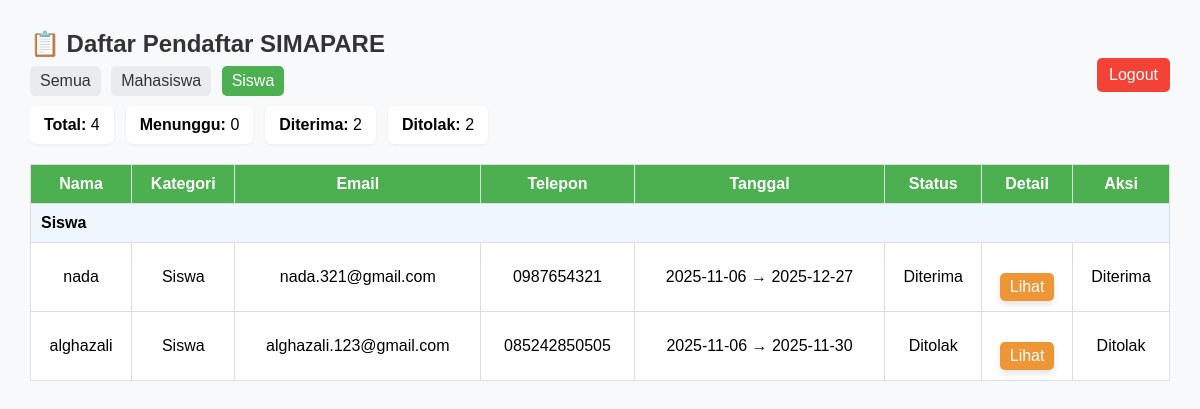
The page /admin.php?filter=siswa (signed in) on the database its author committed.
### tables this page shows
CREATE TABLE `pendaftar` (
  `id` int NOT NULL,
  `kategori` varchar(20) DEFAULT NULL,
  `nama` varchar(100) DEFAULT NULL,
  `email` varchar(100) DEFAULT NULL,
  `telepon` varchar(20) DEFAULT NULL,
  `alamat` text,
  `sekolah` varchar(100) DEFAULT NULL,
  `nisn` varchar(30) DEFAULT NULL,
  `jurusan` varchar(50) DEFAULT NULL,
  `kelas` varchar(10) DEFAULT NULL,
  `institusi` varchar(100) DEFAULT NULL,
  `nim` varchar(30) DEFAULT NULL,
  `prodi` varchar(50) DEFAULT NULL,
  `semester` varchar(10) DEFAULT NULL,
  `tanggal_mulai` date DEFAULT NULL,
  `tanggal_selesai` date DEFAULT NULL,
  `foto` varchar(255) DEFAULT NULL,
  `surat` varchar(255) DEFAULT NULL,
  `tanggal_daftar` timestamp NULL DEFAULT CURRENT_TIMESTAMP,
  `surat_stored` varchar(255) DEFAULT NULL,
  `surat_original` varchar(255) DEFAULT NULL,
  `status` varchar(50) NOT NULL DEFAULT 'Menunggu'
);

### admin.php (the view, shortened to what this page needs)
<?php
include 'includes/koneksi.php';
$filter = isset($_GET['filter']) ? strtolower(trim($_GET['filter'])) : 'all';
$totalQ = $conn->query("SELECT COUNT(*) AS c FROM pendaftar");
$total = (int)($totalQ->fetch_assoc()['c'] ?? 0);
$waitingQ = $conn->query("SELECT COUNT(*) AS c FROM pendaftar WHERE status IS NULL OR status = '' OR LOWER(status) = 'menunggu'");
$waiting = (int)($waitingQ->fetch_assoc()['c'] ?? 0);
$acceptedQ = $conn->query("SELECT COUNT(*) AS c FROM pendaftar WHERE LOWER(status) = 'diterima'");
$accepted = (int)($acceptedQ->fetch_assoc()['c'] ?? 0);
$rejectedQ = $conn->query("SELECT COUNT(*) AS c FROM pendaftar WHERE LOWER(status) = 'ditolak'");
$rejected = (int)($rejectedQ->fetch_assoc()['c'] ?? 0);
if ($filter === 'all') {
  $result = $conn->query("SELECT * FROM pendaftar ORDER BY kategori ASC, tanggal_daftar DESC");
} else {
  $f = $conn->real_escape_string($filter);
  $result = $conn->query("SELECT * FROM pendaftar WHERE kategori='{$f}' ORDER BY tanggal_daftar DESC");
}
$lastKategori = null;
?>
<!DOCTYPE html>
<html lang="id">
<head>
  <link rel="stylesheet" href="assets/form.css">
</head>
<body>
  <h2>📋 Daftar Pendaftar SIMAPARE</h2>
  <a href="logout.php" class="logout">Logout</a>
  <div class="filters">
    <?php $baseUrl = strtok($_SERVER["REQUEST_URI"], '?'); ?>
    <a href="<?= $baseUrl ?>?filter=all" class="filter-btn <?= $filter === 'all' ? 'active' : '' ?>">Semua</a>
    <a href="<?= $baseUrl ?>?filter=mahasiswa" class="filter-btn <?= $filter === 'mahasiswa' ? 'active' : '' ?>">Mahasiswa</a>
    <a href="<?= $baseUrl ?>?filter=siswa" class="filter-btn <?= $filter === 'siswa' ? 'active' : '' ?>">Siswa</a>
  </div>
  <div class="stats">
    <div class="stat"><strong>Total:</strong> <?= $total ?></div>
    <div class="stat"><strong>Menunggu:</strong> <?= $waiting ?></div>
    <div class="stat"><strong>Diterima:</strong> <?= $accepted ?></div>
    <div class="stat"><strong>Ditolak:</strong> <?= $rejected ?></div>
  </div>
  <table>
    <tr>
      <th>Nama</th>
      <th>Kategori</th>
      <th>Email</th>
      <th>Telepon</th>
      <th>Tanggal</th>
      <th>Status</th>
      <th>Detail</th>
      <th>Aksi</th>
    </tr>
    <?php while ($row = $result->fetch_assoc()): ?>
      <?php if ($lastKategori !== $row['kategori']): ?>
        <tr class="category-row"><td colspan="8"><?= htmlspecialchars(ucfirst($row['kategori'])) ?></td></tr>
        <?php $lastKategori = $row['kategori']; endif; ?>
    <tr>
      <td><?= htmlspecialchars($row['nama']) ?></td>
      <td><?= ucfirst(htmlspecialchars($row['kategori'])) ?></td>
      <td><?= htmlspecialchars($row['email']) ?></td>
      <td><?= htmlspecialchars($row['telepon']) ?></td>
      <td><?= htmlspecialchars($row['tanggal_mulai']) ?> → <?= htmlspecialchars($row['tanggal_selesai']) ?></td>
      <td><?= htmlspecialchars($row['status'] ?? 'Menunggu') ?></td>
      <td><a href="detail.php?id=<?= (int)$row['id'] ?>" class="btn">Lihat</a></td>
      <td>
        <?php $s = strtolower(trim($row['status'] ?? ''));
          if ($s === 'diterima' || $s === 'ditolak'): ?>
            <span><?= htmlspecialchars(ucfirst($row['status'])) ?></span>
          <?php endif; ?>
      </td>
    </tr>
    <?php endwhile; ?>
  </table>
</body>
</html>

### form.css (style rules this page uses)
* { margin: 0; padding: 0; box-sizing: border-box; font-family: 'Poppins', sans-serif; }
html, body { height: auto; overflow-x: hidden; overflow-y: auto; }
body { background-color: #F6E9E3; }
.btn { display: inline-block; background-color: #EE9636; color: white; padding: 15px 30px; border-radius: 19px; font-weight: 500; font-size: 16px; text-decoration: none; text-align: center; margin-top: 20px; transition: all 0.3s ease; box-shadow: 0 4px 6px rgba(0,0,0,0.1); }

### admin.php (style rules this page uses)
body { font-family: Arial, sans-serif; margin: 30px; background-color: #f8f9fa; }
h2 { color: #333; }
table { width: 100%; border-collapse: collapse; margin-top: 20px; background-color: #fff; }
th, td { border: 1px solid #ddd; padding: 10px; text-align: center; }
th { background-color: #4CAF50; color: white; }
.btn { padding: 5px 10px; border: none; border-radius: 5px; cursor: pointer; }
.logout { float: right; text-decoration: none; background-color: #f44336; color: white; padding: 8px 12px; border-radius: 5px; }
.category-row td { background-color: #eef6ff; font-weight: 700; text-align: left; padding: 10px; border: 1px solid #ddd; }
.stats { display:flex; gap:12px; margin-top:10px; margin-bottom:12px }
.stat { background:#fff; padding:10px 14px; border-radius:6px; box-shadow:0 1px 3px rgba(0,0,0,.06); }
.filters { margin-top:8px; margin-bottom:8px }
.filter-btn { display:inline-block; padding:6px 10px; border-radius:5px; text-decoration:none; background:#e9ecef; color:#333; margin-right:6px }
.filter-btn.active { background:#4CAF50; color:#fff }

### rows shown on the page
pendaftar: kategori "Siswa", nama "nada", email "nada.321@gmail.com", telepon "0987654321", tanggal_mulai "2025-11-06", tanggal_selesai "2025-12-27", status "Diterima"
pendaftar: nama "alghazali", kategori "Siswa", email "alghazali.123@gmail.com", telepon "085242850505", tanggal_mulai "2025-11-06", tanggal_selesai "2025-11-30", status "Ditolak"

### other values the page prints
$total "4"
$waiting "0"
$accepted "2"
$rejected "2"
